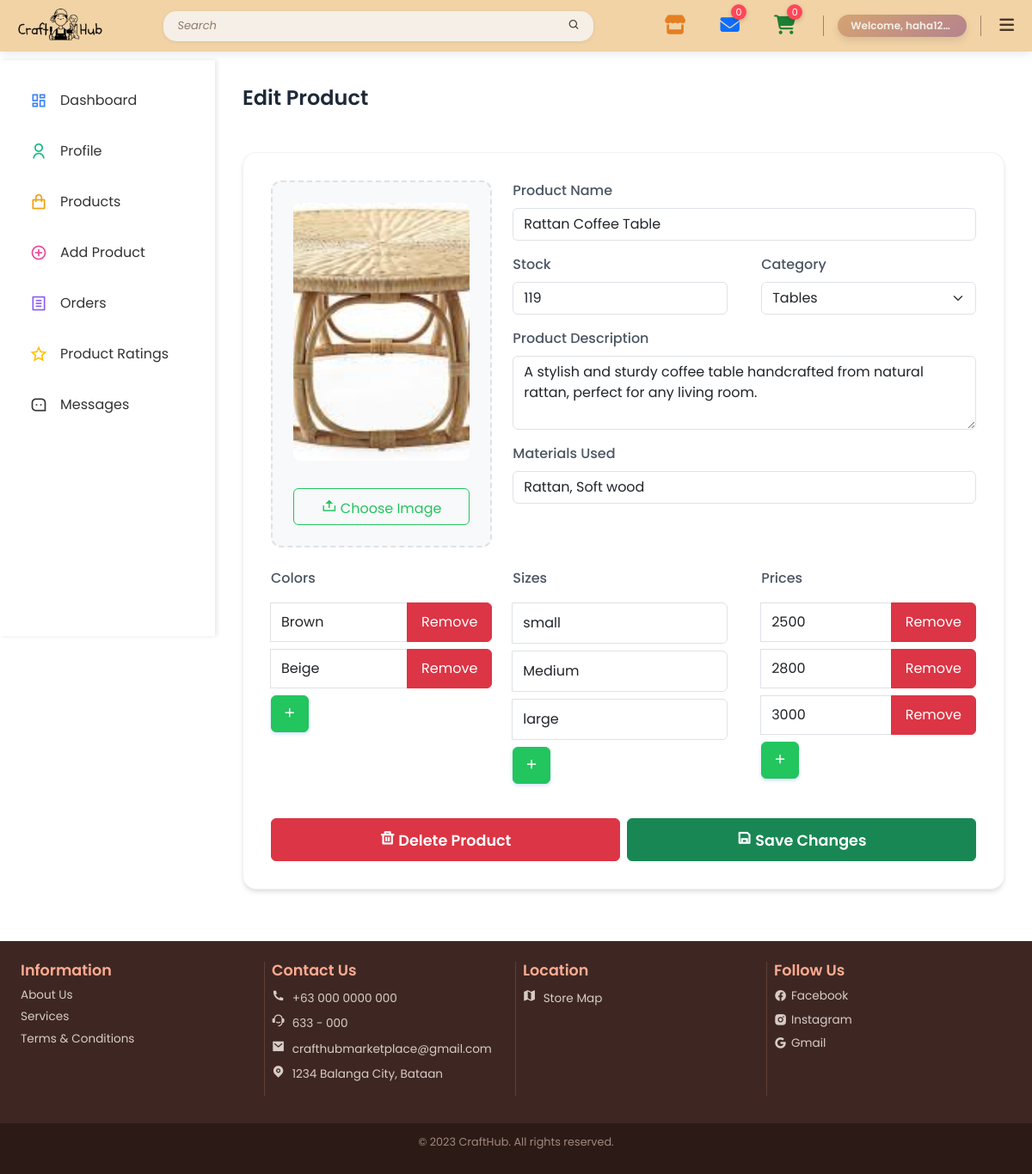
/medit-product.php?product_id=20 (signed in), run on the app's committed database.
### tables this page shows
CREATE TABLE `merchant_products` (
  `product_id` int(11) NOT NULL,
  `application_id` int(11) NOT NULL,
  `product_img` varchar(500) NOT NULL,
  `product_name` varchar(100) NOT NULL,
  `product_desc` varchar(300) NOT NULL,
  `category` varchar(200) NOT NULL,
  `material` varchar(100) DEFAULT NULL,
  `stock` int(11) NOT NULL,
  `price` int(11) DEFAULT NULL,
  `upload_date` date DEFAULT NULL
);

CREATE TABLE `product_color` (
  `color_id` int(11) NOT NULL,
  `product_id` int(11) NOT NULL,
  `application_id` int(11) NOT NULL,
  `color` varchar(200) NOT NULL
);

CREATE TABLE `product_sizes` (
  `size_id` int(11) NOT NULL,
  `product_id` int(11) NOT NULL,
  `application_id` int(11) NOT NULL,
  `sizes` varchar(200) NOT NULL,
  `price` varchar(200) NOT NULL
);

### medit-product.php (the view, shortened to what this page needs)
<?php
include 'cart_count.php';
if (isset($_GET['product_id'])){
    $product_id = $_GET['product_id'];
    $selectproduct = "SELECT * FROM merchant_products WHERE product_id = '$product_id'";
    $result = mysqli_query($connection, $selectproduct);
    if(!$result){
        die("Query Failed: " . mysqli_error($connection));
    } else {
        $row = mysqli_fetch_assoc($result);
    }
    $selectcolor = "SELECT * FROM product_color WHERE product_id = '$product_id'";
    $color = $connection->query($selectcolor);
    $selectsize = "SELECT * FROM product_sizes WHERE product_id = '$product_id'";
    $sizes = $connection->query($selectsize);
}
?>
<div class="container-fluid">
    <div class="row mb-4">
        <div class="col-12">
            <h4 class="heading-with-count">Edit Product</h4>
        </div>
    </div>
    <div class="add-product-container">
    <form id="product-form" action="edit_product.php" method="POST" enctype="multipart/form-data">
        <div class="row">
            <div class="col-md-4">
                <div class="image-upload-container">
                    <div class="image-preview">
                        <?php if (!empty($row['product_img'])): ?>
                            <img src="uploads/<?php echo htmlspecialchars($row['product_img']); ?>" alt="Product Image" class="prod-img" id="product_image" style="display: block;">
                        <?php endif; ?>
                    </div>
                    <button type="button" class="btn btn-outline-primary w-100 mt-3" id="image-btn">
                        <i class="ri-upload-2-line"></i> Choose Image
                    </button>
                </div>
            </div>
            <div class="col-md-8">
                <div class="form-group mb-3">
                    <label for="product_name">Product Name</label>
                    <input type="text" name="product_name" class="form-control" placeholder="Enter product name" required value="<?php echo htmlspecialchars($row['product_name']); ?>">
                </div>
                <div class="row">
                    <div class="col-md-6">
                        <div class="form-group mb-3">
                            <label for="stock">Stock</label>
                            <input type="number" name="stock" class="form-control" placeholder="Available quantity" required value="<?php echo htmlspecialchars($row['stock']); ?>">
                        </div>
                    </div>
                    <div class="col-md-6">
                        <div class="form-group mb-3">
                            <label for="product_category">Category</label>
                            <select name="product_category" class="form-select" required>
                                <?php
                                $categories = ["Rugs", "Tables", "Dining", "Lighting", "Storage", "Furniture", "Kitchen", "Decor", "Coasters", "Trays", "Accessories", "Others"];
                                foreach ($categories as $category) {
                                    $selected = ($row['category'] == $category) ? 'selected' : '';
                                    echo "<option value='$category' $selected>$category</option>";
                                }
                                ?>
                            </select>
                        </div>
                    </div>
                </div>
                <div class="form-group mb-3">
                    <label for="product_desc">Product Description</label>
                    <textarea name="product_desc" class="form-control" rows="3" placeholder="Describe your product" required><?php echo htmlspecialchars($row['product_desc']); ?></textarea>
                </div>
                <div class="form-group mb-3">
                    <label for="material">Materials Used</label>
                    <input type="text" name="material" class="form-control" placeholder="Materials Used" value="<?php echo htmlspecialchars($row['material']); ?>" required>
                </div>
            </div>
        </div>
        <div class="row mt-4">
            <div class="col-md-4">
                <div class="form-group mb-3">
                    <label>Colors</label>
                    <div id="color-container">
                        <?php
                        while($colors = mysqli_fetch_assoc($color)) {
                        ?>
                        <div class="input-group mt-2">
                            <input type="text" name="color[]" class="form-control" value="<?php echo htmlspecialchars($colors['color']); ?>" placeholder="Add a color">
                            <button type="button" class="btn btn-danger remove-color">Remove</button>
                        </div>
                        <?php
                        }
                        ?>
                    </div>
                    <button type="button" class="btn btn-primary mt-2" id="add-color"><i class="ri-add-line"></i></button>
                </div>
            </div>
            <div class="col-md-8">
                <div class="row">
                    <div class="col-md-6">
                        <div class="form-group mb-3">
                            <label>Sizes</label>
                            <div id="size-container">
                                <?php
                                while($size = mysqli_fetch_assoc($sizes)) {
                                ?>
                                <div class="input-group mt-2">
                                    <input type="text" name="size[]" class="form-control" value="<?php echo htmlspecialchars($size['sizes']); ?>" placeholder="Add a size">
                                </div>
                                <?php
                                }
                                ?>
                            </div>
                            <button type="button" class="btn btn-primary mt-2" id="add-size"><i class="ri-add-line"></i></button>
                        </div>
                    </div>
                    <div class="col-md-6">
                        <div class="form-group mb-3">
                            <label>Prices</label>
                            <div id="price-container">
                                <?php
                                mysqli_data_seek($sizes, 0);
                                while($size = mysqli_fetch_assoc($sizes)) {
                                ?>
                                <div class="input-group mt-2">
                                    <input type="number" name="price[]" class="form-control" value="<?php echo htmlspecialchars($size['price']); ?>" placeholder="Enter price" min="0" step="0.01">
                                    <button type="button" class="btn btn-danger remove-size-price">Remove</button>
                                </div>
                                <?php
                                }
                                ?>
                            </div>
                            <button type="button" class="btn btn-primary mt-2" id="add-size-price"><i class="ri-add-line"></i></button>
                        </div>
                    </div>
                </div>
            </div>
        </div>
        <div class="row mt-4">
            <div class="col-12" id="form-buttons">
                <div class="d-flex gap-2 w-100">
                    <button type="button" class="btn btn-danger w-100" id="delete">
                        <i class="ri-delete-bin-line"></i> Delete Product
                    </button>
                    <button type="submit" class="btn btn-success w-100" iid="add_product" name="edit_product">
                        <i class="ri-save-line"></i> Save Changes
                    </button>
                </div>
            </div>
        </div>
    </form>
    </div>
</div>
<?php
include 'mersidebar.php';
?>

### css/shop.css (style rules this page uses)
:root { --bs-primary-rgb: 99, 102, 241; --bs-purple-rgb: 139, 92, 246; --bs-orange-rgb: 245, 158, 11; }
* { box-sizing: border-box; margin: 0; padding: 0; }
body { font-family: 'Poppins', sans-serif; background-color: #f8f9fa; display: flex; flex-direction: column; min-height: 100vh; margin: 0; }
.add-product-container { background: #fff; border-radius: 16px; padding: 2rem; box-shadow: 0 4px 12px rgba(0, 0, 0, 0.1), 0 2px 4px rgba(0, 0, 0, 0.08); margin-top: -0.5rem; border: 1px solid rgba(0, 0, 0, 0.05); }
.image-upload-container { background: #f8f9fa; border: 2px dashed #dee2e6; border-radius: 12px; padding: 1.5rem; text-align: center; transition: all 0.3s ease; }
.image-preview { width: 100%; height: 300px; background: #fff; border-radius: 8px; overflow: hidden; display: flex; align-items: center; justify-content: center; margin-bottom: 1rem; }
.prod-img { width: 100%; height: 100%; object-fit: cover; }
.form-group label { color: #4b5563; font-weight: 500; margin-bottom: 0.5rem; }
.form-control, .form-select { border-radius: 8px; border: 1px solid #e5e7eb; padding: 0.625rem 1rem; transition: all 0.3s ease; }
.input-group .btn { padding: 0.625rem 1rem; }
#color-container .input-group, #size-container .input-group, #price-container .input-group { margin-top: 0.5rem; }
.btn-primary { background: #22c55e; border-color: #22c55e; }
.btn-outline-primary { color: #22c55e; border-color: #22c55e; }
.col-md-8 .row .col-md-6 { flex: 1; width: 50%; }
.col-md-8 .row .col-md-6 .form-group { width: 100%; }
.col-md-8 .row .col-md-6 .input-group { width: 100%; }
.col-md-8 .row .col-md-6 .input-group input { flex: 1; width: 1%; }
#size-container, #price-container { width: 100%; }
#size-container .input-group, #price-container .input-group { width: 100%; }
.col-md-8 .row { display: flex; gap: 15px; }
.col-md-8 .row .col-md-6 { flex: 1; }
.col-md-8 .row .col-md-6 .input-group { width: 100%; display: flex; }
.col-md-8 .row .col-md-6 .input-group input { flex: 1; }
#size-container .input-group, #price-container .input-group { width: 100%; display: flex; }
#size-container .input-group input, #price-container .input-group input { flex: 1; }
.col-md-8 .row .col-md-6 .input-group input[name="size[]"] { flex: 1; height: 48px; padding-top: 0.9rem; padding-bottom: 0.9rem; }
#size-container .input-group input[name="size[]"] { height: 48px; padding-top: 0.9rem; padding-bottom: 0.9rem; }
.btn-primary { background: #22c55e !important; border-color: #22c55e !important; }
#image-btn.btn-outline-primary { color: #22c55e !important; border-color: #22c55e !important; }
.heading-with-count { display: inline-flex; align-items: center; gap: 10px; font-size: 24px; font-weight: 600; color: #2d3436; margin: 20px 0; }
:root { --primary-color: #2563eb; --text-dark: #1f2937; --text-light: #6b7280; --background-light: #f9fafb; --border-color: #e5e7eb; --card-shadow: 0 1px 3px rgba(0, 0, 0, 0.1); }
.row.mb-4 { margin-bottom: 32px !important; }
.btn { padding: 8px 20px; font-size: 0.9rem; font-weight: 500; transition: all 0.2s ease; }
.btn-primary { background-color: var(--primary-color); color: white; border: none; box-shadow: 0 2px 4px rgba(37, 99, 235, 0.2); }
.heading-with-count { display: flex; align-items: center; font-size: 1.5rem; color: #1f2937; }
.btn { padding: 12px 20px; font-weight: 500; display: flex; align-items: center; justify-content: center; gap: 0.5rem; transition: all 0.3s ease; }
.btn i { font-size: 1.1rem; }
.btn-primary { background-color: #22c55e; border-color: #22c55e; }
.btn-success { background-color: #22c55e; border-color: #22c55e; }
.add-product-container { background: #fff; border-radius: 16px; padding: 2rem; box-shadow: 0 4px 12px rgba(0, 0, 0, 0.1); }
.d-flex { display: flex; }
.gap-2 { gap: 0.5rem; }
#form-buttons .btn { height: 50px; font-size: 1.1rem; font-weight: 600; }
.btn-danger { background-color: #ef4444; border-color: #ef4444; }
#form-buttons .d-flex { gap: 1rem; }
#form-buttons .d-flex .btn { flex: 1; }
.form-group { margin-bottom: 1.5rem; }
.add-product-container { background: #fff; border-radius: 1rem; padding: 2rem; box-shadow: 0 4px 6px -1px rgba(0, 0, 0, 0.1), 0 2px 4px -1px rgba(0, 0, 0, 0.06); }
.heading-with-count { color: #1f2937; font-size: 1.5rem; font-weight: 600; margin-bottom: 1.5rem; display: flex; align-items: center; gap: 0.5rem; }

### css/footer.css (style rules this page uses)
* { margin: 0; padding: 0; }

### css/nav.css (style rules this page uses)
* { margin: 0; padding: 0; box-sizing: border-box; font-family: "Poppins", sans-serif; }

### data on the page
merchant_products: product_img (picture), product_name "Rattan Coffee Table", stock "119", product_desc "A stylish and sturdy coffee table handcrafted from natural rattan, perfect for any living room.", material "Rattan, Soft wood"
product_color: color "Brown"
product_color: color "Beige"
product_sizes: sizes "small", price "2500"
product_sizes: sizes "Medium", price "2800"
product_sizes: sizes "large", price "3000"

### other printed values
$_SESSION['cart_count'] "0"
$_SESSION['username'] "haha12…"
form field product_category "Tables"
